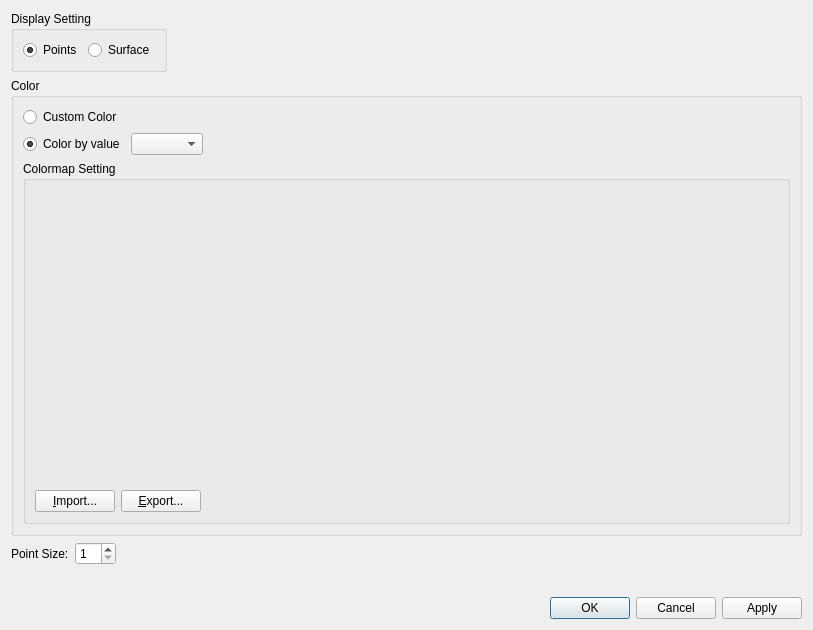
<?xml version="1.0" encoding="UTF-8"?>
<ui version="4.0">
 <class>MeasuredDataPointGroupDataItem_PropertyDialog</class>
 <widget class="QDialog" name="MeasuredDataPointGroupDataItem_PropertyDialog">
  <property name="geometry">
   <rect>
    <x>0</x>
    <y>0</y>
    <width>813</width>
    <height>630</height>
   </rect>
  </property>
  <property name="windowTitle">
   <string>Points Display Setting Dialog</string>
  </property>
  <layout class="QVBoxLayout" name="verticalLayout_3">
   <item>
    <layout class="QHBoxLayout" name="horizontalLayout_4">
     <item>
      <widget class="QGroupBox" name="displaySettingGroupBox">
       <property name="title">
        <string>Display Setting</string>
       </property>
       <layout class="QHBoxLayout" name="horizontalLayout_5">
        <item>
         <widget class="QRadioButton" name="pointsRadioButton">
          <property name="text">
           <string>Points</string>
          </property>
          <property name="checked">
           <bool>true</bool>
          </property>
         </widget>
        </item>
        <item>
         <widget class="QRadioButton" name="surfaceRadioButton">
          <property name="text">
           <string>Surface</string>
          </property>
         </widget>
        </item>
       </layout>
      </widget>
     </item>
     <item>
      <spacer name="horizontalSpacer_3">
       <property name="orientation">
        <enum>Qt::Horizontal</enum>
       </property>
       <property name="sizeHint" stdset="0">
        <size>
         <width>40</width>
         <height>20</height>
        </size>
       </property>
      </spacer>
     </item>
    </layout>
   </item>
   <item>
    <widget class="QGroupBox" name="colorGroupBox">
     <property name="title">
      <string>Color</string>
     </property>
     <layout class="QVBoxLayout" name="verticalLayout_2" stretch="0,1">
      <item>
       <layout class="QGridLayout" name="gridLayout">
        <item row="0" column="0">
         <widget class="QRadioButton" name="customColorRadioButton">
          <property name="text">
           <string>Custom Color</string>
          </property>
         </widget>
        </item>
        <item row="0" column="1">
         <layout class="QHBoxLayout" name="horizontalLayout_6">
          <item>
           <widget class="ColorEditWidget" name="colorEdit">
            <property name="text">
             <string/>
            </property>
           </widget>
          </item>
          <item>
           <spacer name="horizontalSpacer_5">
            <property name="orientation">
             <enum>Qt::Horizontal</enum>
            </property>
            <property name="sizeHint" stdset="0">
             <size>
              <width>40</width>
              <height>20</height>
             </size>
            </property>
           </spacer>
          </item>
         </layout>
        </item>
        <item row="1" column="0">
         <widget class="QRadioButton" name="valueRadioButton">
          <property name="text">
           <string>Color by value</string>
          </property>
          <property name="checked">
           <bool>true</bool>
          </property>
         </widget>
        </item>
        <item row="1" column="1">
         <layout class="QHBoxLayout" name="horizontalLayout_7">
          <item>
           <widget class="QComboBox" name="valueComboBox"/>
          </item>
          <item>
           <spacer name="horizontalSpacer_6">
            <property name="orientation">
             <enum>Qt::Horizontal</enum>
            </property>
            <property name="sizeHint" stdset="0">
             <size>
              <width>40</width>
              <height>20</height>
             </size>
            </property>
           </spacer>
          </item>
         </layout>
        </item>
       </layout>
      </item>
      <item>
       <widget class="QGroupBox" name="colorMapGroupBox">
        <property name="title">
         <string>Colormap Setting</string>
        </property>
        <layout class="QVBoxLayout" name="verticalLayout" stretch="1,0">
         <item>
          <widget class="ColorMapSettingEditWidget" name="colorMapWidget" native="true"/>
         </item>
         <item>
          <layout class="QHBoxLayout" name="horizontalLayout_3">
           <item>
            <widget class="QPushButton" name="importButton">
             <property name="text">
              <string>&amp;Import...</string>
             </property>
            </widget>
           </item>
           <item>
            <widget class="QPushButton" name="exportButton">
             <property name="text">
              <string>&amp;Export...</string>
             </property>
            </widget>
           </item>
           <item>
            <spacer name="horizontalSpacer">
             <property name="orientation">
              <enum>Qt::Horizontal</enum>
             </property>
             <property name="sizeHint" stdset="0">
              <size>
               <width>40</width>
               <height>20</height>
              </size>
             </property>
            </spacer>
           </item>
          </layout>
         </item>
        </layout>
       </widget>
      </item>
     </layout>
    </widget>
   </item>
   <item>
    <layout class="QHBoxLayout" name="horizontalLayout_2">
     <item>
      <widget class="QLabel" name="pointSizeLabel">
       <property name="text">
        <string>Point Size:</string>
       </property>
      </widget>
     </item>
     <item>
      <widget class="QSpinBox" name="pointSizeSpinBox">
       <property name="minimum">
        <number>1</number>
       </property>
       <property name="value">
        <number>1</number>
       </property>
      </widget>
     </item>
     <item>
      <spacer name="horizontalSpacer_4">
       <property name="orientation">
        <enum>Qt::Horizontal</enum>
       </property>
       <property name="sizeHint" stdset="0">
        <size>
         <width>40</width>
         <height>20</height>
        </size>
       </property>
      </spacer>
     </item>
    </layout>
   </item>
   <item>
    <layout class="QHBoxLayout" name="horizontalLayout" stretch="0,1">
     <item>
      <widget class="TransparencyWidget" name="transparencyWidget" native="true"/>
     </item>
     <item>
      <spacer name="horizontalSpacer_2">
       <property name="orientation">
        <enum>Qt::Horizontal</enum>
       </property>
       <property name="sizeHint" stdset="0">
        <size>
         <width>40</width>
         <height>20</height>
        </size>
       </property>
      </spacer>
     </item>
    </layout>
   </item>
   <item>
    <widget class="QDialogButtonBox" name="buttonBox">
     <property name="orientation">
      <enum>Qt::Horizontal</enum>
     </property>
     <property name="standardButtons">
      <set>QDialogButtonBox::Apply|QDialogButtonBox::Cancel|QDialogButtonBox::Ok</set>
     </property>
    </widget>
   </item>
  </layout>
 </widget>
 <customwidgets>
  <customwidget>
   <class>ColorEditWidget</class>
   <extends>QLabel</extends>
   <header>guibase/widget/coloreditwidget.h</header>
   <container>1</container>
  </customwidget>
  <customwidget>
   <class>TransparencyWidget</class>
   <extends>QWidget</extends>
   <header>guibase/widget/transparencywidget.h</header>
   <container>1</container>
  </customwidget>
  <customwidget>
   <class>ColorMapSettingEditWidget</class>
   <extends>QWidget</extends>
   <header>guicore/scalarstocolors/colormapsettingeditwidget.h</header>
   <container>1</container>
  </customwidget>
 </customwidgets>
 <resources/>
 <connections>
  <connection>
   <sender>buttonBox</sender>
   <signal>accepted()</signal>
   <receiver>MeasuredDataPointGroupDataItem_PropertyDialog</receiver>
   <slot>accept()</slot>
   <hints>
    <hint type="sourcelabel">
     <x>803</x>
     <y>620</y>
    </hint>
    <hint type="destinationlabel">
     <x>1002</x>
     <y>1214</y>
    </hint>
   </hints>
  </connection>
  <connection>
   <sender>buttonBox</sender>
   <signal>rejected()</signal>
   <receiver>MeasuredDataPointGroupDataItem_PropertyDialog</receiver>
   <slot>reject()</slot>
   <hints>
    <hint type="sourcelabel">
     <x>803</x>
     <y>620</y>
    </hint>
    <hint type="destinationlabel">
     <x>1113</x>
     <y>1214</y>
    </hint>
   </hints>
  </connection>
  <connection>
   <sender>valueRadioButton</sender>
   <signal>toggled(bool)</signal>
   <receiver>valueComboBox</receiver>
   <slot>setEnabled(bool)</slot>
   <hints>
    <hint type="sourcelabel">
     <x>101</x>
     <y>122</y>
    </hint>
    <hint type="destinationlabel">
     <x>153</x>
     <y>127</y>
    </hint>
   </hints>
  </connection>
  <connection>
   <sender>customColorRadioButton</sender>
   <signal>toggled(bool)</signal>
   <receiver>colorEdit</receiver>
   <slot>setEnabled(bool)</slot>
   <hints>
    <hint type="sourcelabel">
     <x>100</x>
     <y>95</y>
    </hint>
    <hint type="destinationlabel">
     <x>127</x>
     <y>101</y>
    </hint>
   </hints>
  </connection>
  <connection>
   <sender>valueRadioButton</sender>
   <signal>toggled(bool)</signal>
   <receiver>colorMapGroupBox</receiver>
   <slot>setEnabled(bool)</slot>
   <hints>
    <hint type="sourcelabel">
     <x>35</x>
     <y>128</y>
    </hint>
    <hint type="destinationlabel">
     <x>35</x>
     <y>151</y>
    </hint>
   </hints>
  </connection>
  <connection>
   <sender>pointsRadioButton</sender>
   <signal>toggled(bool)</signal>
   <receiver>pointSizeSpinBox</receiver>
   <slot>setEnabled(bool)</slot>
   <hints>
    <hint type="sourcelabel">
     <x>37</x>
     <y>38</y>
    </hint>
    <hint type="destinationlabel">
     <x>74</x>
     <y>550</y>
    </hint>
   </hints>
  </connection>
 </connections>
</ui>
